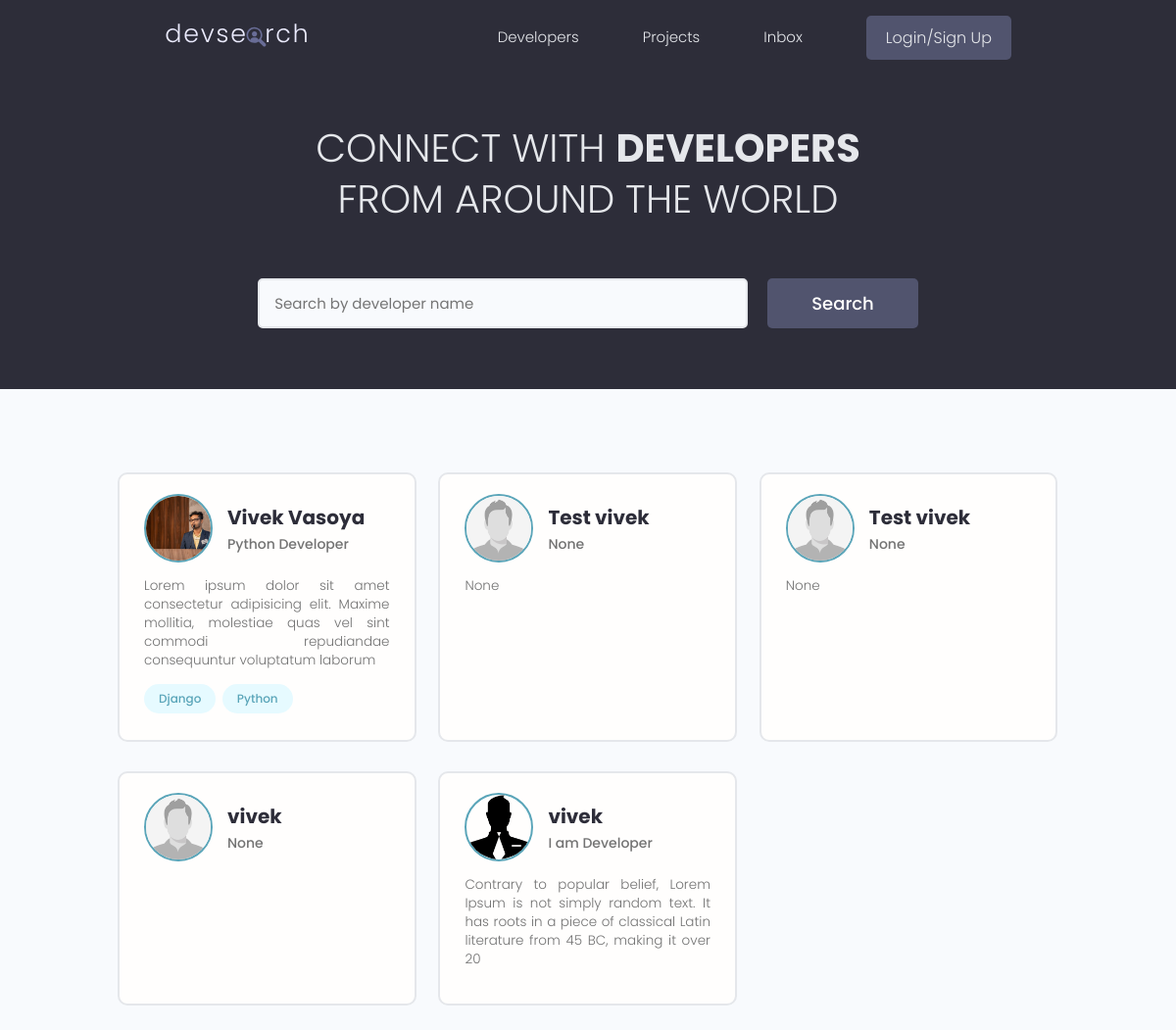
Before: / with the older database file.
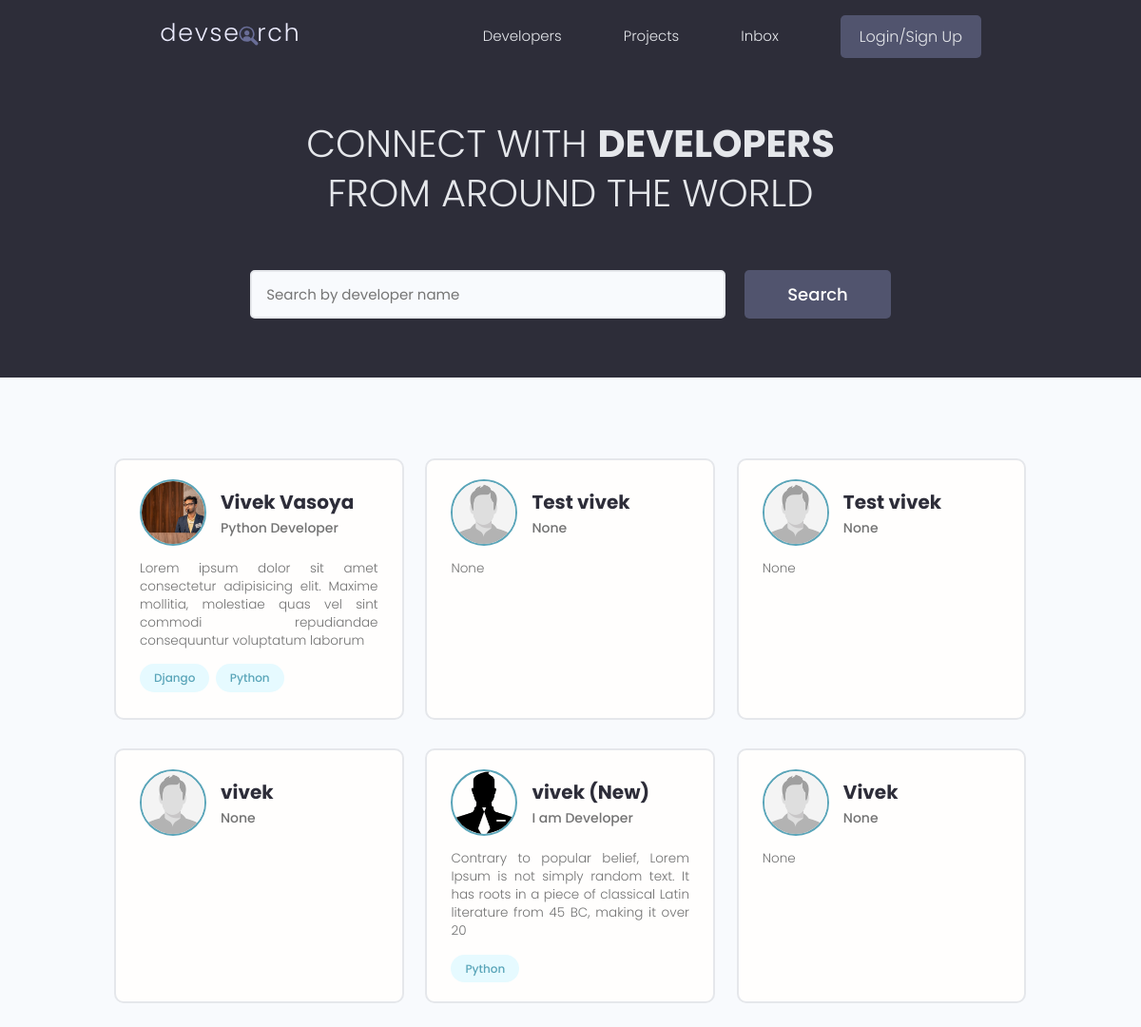
After: the same page with the newer database file.
### users/models.py (models this page shows, shortened)
class Profile(models.Model):
    user = models.OneToOneField(User, on_delete=models.CASCADE, null= True,blank=True)
    name = models.CharField(max_length=200,blank=True,null=True)
    email = models.EmailField(max_length=500,blank=True,null=True)
    username = models.CharField(max_length=200, blank=True, null=True)
    location = models.CharField(max_length=200,blank=True,null=True)
    short_intro = models.CharField(max_length=200,blank=True,null=True)
    bio = models.TextField(blank=True,null=True)
    profile_image = models.ImageField(null=True,blank=True,upload_to='profiles/', default="profiles/user-default.png")
    social_github = models.CharField(max_length=200,blank=True,null=True)
    social_stackoverflow = models.CharField(max_length=200,blank=True,null=True)
    social_twitter = models.CharField(max_length=200,blank=True,null=True)
    social_linkedin = models.CharField(max_length=200,blank=True,null=True)
    social_youtube = models.CharField(max_length=200,blank=True,null=True)
    social_instagram = models.CharField(max_length=200,blank=True,null=True)
    social_facebook = models.CharField(max_length=200,blank=True,null=True)
    social_snapchat = models.CharField(max_length=200,blank=True,null=True)
    social_website = models.CharField(max_length=200,blank=True,null=True)
    created = models.DateTimeField(auto_now_add=True)
    id = models.UUIDField(default=uuid.uuid4, unique=True, primary_key=True,editable=False)
    @property
    def imageURL(self):
        try:
            url = self.profile_image.url
        except:
            url = ''
        return url
    class Meta:
        ordering = ['created']

class Skill(models.Model):
    owner = models.ForeignKey(Profile, on_delete=models.CASCADE,null=True,blank=True)
    name = models.CharField(max_length=200,blank=True,null=True)
    description = models.TextField(blank=True,null=True)
    created = models.DateTimeField(auto_now_add=True)
    id = models.UUIDField(default=uuid.uuid4, unique=True, primary_key=True,editable=False)
    def __str__(self) -> str:
        return str(self.name)

### users/views.py (the view)
# urls.py: path('',views.profiles,name="profiles"),
def profiles(request):
    profiles, search_query = searchProfiles(request)
    page = request.GET.get('page')
    result = 6
    paginator = Paginator(profiles, result)
    try:
        profiles = paginator.page(page)
    except PageNotAnInteger:
        page = 1
        profiles = paginator.page(page)
    except EmptyPage:
        page = paginator.num_pages
        profiles = paginator.page(page)
    leftIndex= (int(page)-4)
    if leftIndex <1:
        leftIndex = 1
    rightIndex = (int(page)+5)
    if rightIndex > paginator.num_pages:
        rightIndex = paginator.num_pages +1
    custom_range = range(leftIndex,rightIndex)
    context = {'profiles':profiles,'search_query':search_query,'paginator':paginator,'custom_range':custom_range}
    return render(request,'users/profiles.html',context)

### users/utils.py (called while the page is built)
def searchProfiles(request):
    search_query = ''
    if request.GET.get('search_query'):
        search_query = request.GET.get('search_query')
    skills = Skill.objects.filter(name__icontains=search_query)
    profiles = Profile.objects.distinct().filter(
        Q(name__icontains=search_query) |
        Q(short_intro__icontains=search_query) |
        Q(skill__in=skills)
        )
    return profiles, search_query

### users/templates/users/profiles.html (shortened to what this page needs)
{% extends 'main.html' %}
{% block content %}
  <main class="home">
    <section class="hero-section text-center">
      <div class="container container--narrow">
        <div class="hero-section__box">
          <h2>CONNECT WITH <span>DEVELOPERS</span></h2>
          <h2>FROM AROUND THE WORLD</h2>
        </div>
        <div class="hero-section__search">
          <form id="searchForm" class="form" action="{% url 'profiles' %}" method="get">
            <div class="form__field">
              <input class="input input--text" id="formInput#search" type="text" name="search_query" value="{{search_query}}"
                placeholder="Search by developer name" />
            </div>
            <input class="btn btn--sub btn--lg" type="submit" value="Search" />
          </form>
        </div>
      </div>
    </section>
    <section class="devlist">
      <div class="container">
        <div class="grid grid--three">
        {% for profile in profiles %}
          <div class="column card">
            <div class="dev">
              <a href="{% url 'user-profile' pk=profile.id %}" class="card__body">
                <div class="dev__profile">
                  <img class="avatar avatar--md" src="{{profile.imageURL}}" alt="image" />
                  <div class="dev__meta">
                    <h3>{{profile.name}}</h3>
                    <h5>{{profile.short_intro|slice:"60"}}</h5>
                  </div>
                </div>
                <p class="dev__info">
                  {{profile.bio|slice:"150"}}
                </p>
                <div class="dev__skills">
                  {% for skill in profile.skill_set.all|slice:5 %}
                  <span class="tag tag--pill tag--main">
                    <small>{{skill}}</small>
                  </span>
                  {% endfor %}
                </div>
              </a>
            </div>
          </div>
          {% endfor %}
        </div>
      </div>
    </section>
  </main>
{% endblock content %}

### templates/main.html (shortened to what this page needs)
<!DOCTYPE html>
{% load static %}
<html lang="en">
<head>
    <link rel="stylesheet" href="https://cdn.iconmonstr.com/1.3.0/css/iconmonstr-iconic-font.min.css" />
    <link rel="stylesheet" href="{% static 'uikit/styles/uikit.css'%}" />
    <link rel="stylesheet" href="{% static 'styles/app.css'%}" />
</head>
<body>
    {% include 'navbar.html' %}
    {% block content %}
    {% endblock content %}
</body>
</html>

### templates/navbar.html (shortened to what this page needs)
{% load static %}
 <header class="header">
    <div class="container container--narrow">
      <a href="{% url 'profiles' %}" class="header__logo">
        <img src="{% static 'images/logo.svg' %}" alt="DevSearch Logo" />
      </a>
      <nav class="header__nav">
        <ul class="header__menu">
          <li class="header__menuItem"><a href="{% url 'profiles'%}">Developers</a></li>
          <li class="header__menuItem"><a href="{% url 'projects'%}">Projects</a></li>
          <li class="header__menuItem"><a href="{% url 'inbox' %}">Inbox</a></li>
          {% if request.user.is_authenticated %}
          <li class="header__menuItem"><a href="{% url 'account' %}">
            Account</a>
          </li>
          {% comment %} <li class="header__menuItem"><a href="{% url 'create-project' %}">Add Project</a></li> {% endcomment %}
          <li class="header__menuItem"><a href="{% url 'logout' %}" class="btn btn--sub">Logout</a></li>
          {% else %}
          <li class="header__menuItem"><a href="{% url 'login' %}" class="btn btn--sub">Login/Sign Up</a></li>
          {% endif %}
        </ul>
      </nav>
    </div>
  </header>

### static/styles/app.css (style rules this page uses)
:root { --color-sub: #2d2d39; }
.btn--sub { background-color: var(--color-sub-light); }
.card { border: 2px solid var(--color-light); }
img { width: 100%; }
.header { position: sticky; z-index: 111; background-color: var(--color-sub); padding: 1.5rem 0; }
.header > .container { display: flex; justify-content: space-between; align-items: center; }
.header__logo > img { height: 3.8rem; }
.header__nav > ul { display: inline-flex; align-items: center; list-style: none; gap: 6.5rem; }
.header__menuItem > a { color: var(--color-light); font-weight: 300; }
.hero-section { height: 40vh; display: flex; align-items: center; background-color: var(--color-sub); }
.hero-section__box { margin-bottom: 4rem; }
.hero-section__box > h2, .hero-section__box > h2 > span { font-size: 4rem; color: var(--color-light); line-height: 1.3; text-transform: uppercase; }
.hero-section__box > h2 { font-weight: 300; }
.hero-section__box > h2 > span { font-weight: 700; }
.hero-section__search > .form { display: flex; align-items: center; justify-content: center; gap: 2rem; }
.hero-section__search > .form input.input--text { width: 50rem; }
.devlist { margin-top: 8rem; }
.devlist .grid { align-items: stretch; }
.devlist .dev .dev__profile { display: flex; align-items: center; gap: 1.5rem; }
.devlist .dev .dev__meta h3 { color: var(--color-sub); font-size: 2rem; font-weight: 700; }
.devlist .dev .dev__meta h5 { color: var(--color-text); font-size: 1.4rem; font-weight: 500; }
.devlist .dev .dev__info { margin: 1.5rem 0; font-size: 1.35rem; line-height: 1.4; text-align: justify; }

### static/uikit/styles/modules/_variables.css (style rules this page uses)
:root { --color-main: #5aa5b9; --color-main-light: #e6faff; --color-sub: #3f4156; --color-sub-light: #51546e; --color-sub-lighter: #ededfd; --color-text: #737373; --color-gray: #8b8b8b; --color-light: #e5e7eb; --color-light-gray: #767676; --color-bg: #f8fafd; --color-white: #fffefd; --color-white-light: #f3f3f3; --color-success: #359e64; --color-success-bg: #def8e8; --color-error: #fc4b0b; --color-error-bg: #fff2ee; --font-base: 'Poppins', arial, helvetica, 'Segoe UI', roboto, ubuntu, sans-serif; --font-monospace: 'Fira Code', 'Courier New', courier, monospace; --font-regular: 300; --font-medium: 500; --font-bold: 700; --generic-shadow: 1px 1px 5px #00000010; --generic-transition: all 0.3s ease-in-out; }

### static/uikit/styles/modules/_base.css (style rules this page uses)
* { margin: 0; padding: 0; box-sizing: border-box; text-rendering: optimizeLegibility; color: inherit; font-size: inherit; }
html { font-size: 50%; }
@media only screen and (min-width: 480px) { html { font-size: 56.25%; } }
@media only screen and (min-width: 1200px) { html { font-size: 62.5%; } }
body { line-height: 1.6; font-weight: 400; font-size: 1.5rem; color: var(--color-text); background-color: var(--color-bg); min-height: 100vh; }

### static/uikit/styles/modules/_typography.css (style rules this page uses)
* { font-family: var(--font-base); }
h2 { font-size: 3.6rem; font-weight: var(--font-bold); }
h3 { font-size: 3.2rem; font-weight: var(--font-medium); }
h5 { font-size: 2.4rem; font-weight: var(--font-medium); }
h5, h6 { font-weight: var(--font-regular); }
p, span, strong { font-size: 1.6rem; color: var(--color-text); font-weight: var(--font-regular); }
a { padding-bottom: 2px; text-decoration: none; display: inline-block; color: var(--color-main); font-weight: var(--font-medium); }

### static/uikit/styles/modules/_utilities.css (style rules this page uses)
.container { width: 92%; max-width: 165rem; margin: 0 auto; box-sizing: border-box; }
.container--narrow { width: 92%; max-width: 120rem; }
@media screen and (min-width: 1000px) { .container { width: 90%; } }
@media screen and (min-width: 1000px) { .container--narrow { width: 85%; } }
@media screen and (min-width: 1200px) { .container { width: 80%; } }
@media screen and (min-width: 1200px) { .container--narrow { width: 72%; } }
.text-center { text-align: center; }

### static/uikit/styles/modules/_avatar.css (style rules this page uses)
.avatar { border-radius: 50%; border: 2px solid var(--color-main); object-fit: cover; }
.avatar--md { height: 7rem; width: 7rem; }

### static/uikit/styles/modules/_button.css (style rules this page uses)
.btn { display: inline-block; position: relative; cursor: pointer; background-color: var(--color-light); font-weight: var(--font-medium); color: var(--color-sub); text-decoration: none; padding: 1rem 2rem; border-radius: 0.5rem; border: none; width: -webkit-fit-content; width: -moz-fit-content; width: fit-content; height: -webkit-fit-content; height: -moz-fit-content; height: fit-content; font-size: 1.6rem; outline-width: 0; outline-color: transparent; -webkit-backface-visibility: hidden; backface-visibility: hidden; transition: all 0.3s ease-in-out; }
.btn--sub { background-color: var(--color-sub); color: var(--color-white); }
.btn--lg { font-size: 1.8rem; padding: 1.2rem 4.5rem; }

Changed rows visible on the page:
changed Profile "I am Developer": name "vivek" → "vivek (New)"
added Skill: name "Python", shown under Profile "I am Developer"
added Profile: imageURL (placeholder picture), name "Vivek", short_intro "None", bio "None"
